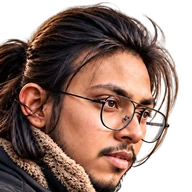
#> input picture isolate/portrait-thumb.webp, 192 x 192 px, found by its file name
$ python portrait-polish.py
#> lines starting #> are read from the running program, lines starting #| are printed output that depends on the picture; after the words box and inside, x2 and y2 are one past the last pixel; in counts of white or black regions, pixels touching at a corner belong together
from PIL import Image
import numpy as np
from scipy import ndimage


def polish(path, min_size=3):
#> called with path = 'public/portrait-thumb.webp', min_size = 3
    im = Image.open(path).convert("RGBA")
#> im is the input picture: PIL image 192x192 RGBA; mean R, G, B, A 90.8, 62.7, 51.9, 179.7
    a = np.asarray(im).astype(np.float32)
    rgb, alpha = a[..., :3].copy(), a[..., 3] / 255.0
    total = 0
    for _ in range(4):
        lum = 0.2126*rgb[...,0]+0.7152*rgb[...,1]+0.0722*rgb[...,2]
        sat = rgb.max(2)-rgb.min(2)
        bright = (lum>140)&(sat<28)&(alpha>0.4)
        dark = (lum<40)|(alpha<0.5)
        dark_dil = ndimage.binary_dilation(dark, iterations=6)
        lbl, n = ndimage.label(bright)
        removed = np.zeros_like(bright)
        if n:
            sizes = ndimage.sum(bright, lbl, range(1, n+1))
            for cid in range(1, n+1):
                px = lbl == cid
                size = int(sizes[cid-1])
                adj = float((dark_dil & px).sum()) / size
                if size >= min_size and adj >= 0.30:
                    removed |= px
        if removed.sum() < 5:
            break
        total += int(removed.sum())
        alpha[removed] = 0.0
#> this loop made 2 passes
#> n on passes 1 to 2: 24, 21
#> pass 1, in polish, `sat = rgb.max(2)-rgb.min(2)`:
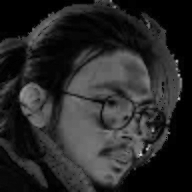
#> sat: shape (192, 192) float32; min 0, max 220, mean 40
#> pass 1, in polish, `bright = (lum>140)&(sat<28)&(alpha>0.4)`:
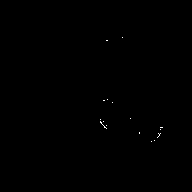
#> bright: shape (192, 192) bool; 0.09% white in thin lines or dots, all inside (x1, y1, x2, y2) = (100, 37, 163, 142)
#> pass 1, in polish, `dark = (lum<40)|(alpha<0.5)`:
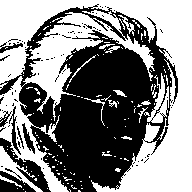
#> dark: shape (192, 192) bool; 52.3% white; 82 black regions (73 under 20 px), largest, box (x1, y1, x2, y2) and area: (0, 4, 178, 192) 15777, (0, 138, 51, 192) 678, (0, 171, 36, 192) 394
#> after the loop: alpha: shape (192, 192) float32; min 0, max 1, mean 0.704
#> after the loop: bright: shape (192, 192) bool; 0.07% white in thin lines or dots, all inside (x1, y1, x2, y2) = (100, 37, 161, 142)
#> after the loop: dark: shape (192, 192) bool; 52.3% white; 82 black regions (73 under 20 px), largest, box (x1, y1, x2, y2) and area: (0, 4, 178, 192) 15767, (0, 138, 51, 192) 678, (0, 171, 36, 192) 394
#> after the loop: removed: shape (192, 192) bool; every value is 0
#> after the loop, total = 10
    out = Image.fromarray(np.clip(np.dstack([rgb, alpha*255]), 0, 255).astype(np.uint8), "RGBA")
    if path.endswith(".webp"):
        out.save(path, "WEBP", quality=88, method=6)
    else:
        out.save(path, optimize=True)
    print(f"{path}: polished {total} px")
#| public/portrait-thumb.webp: polished 10 px
    # re-audit
    arr = np.asarray(Image.open(path).convert("RGBA")).astype(np.float32)
    lm = 0.2126*arr[...,0]+0.7152*arr[...,1]+0.0722*arr[...,2]
    st = arr.max(2)-arr.min(2)
    al = arr[...,3]/255.0
    br = (lm>150)&(st<28)&(al>0.4)
    print(f"   remaining artifacts: {int(br.sum())} px ({round(float(br.mean())*100,3)}%)")
#|    remaining artifacts: 0 px (0.0%)


polish("public/portrait-thumb.webp")
polish("public/portrait-echo.webp")
#> call 2 of polish, with path = 'public/portrait-echo.webp', min_size = 3
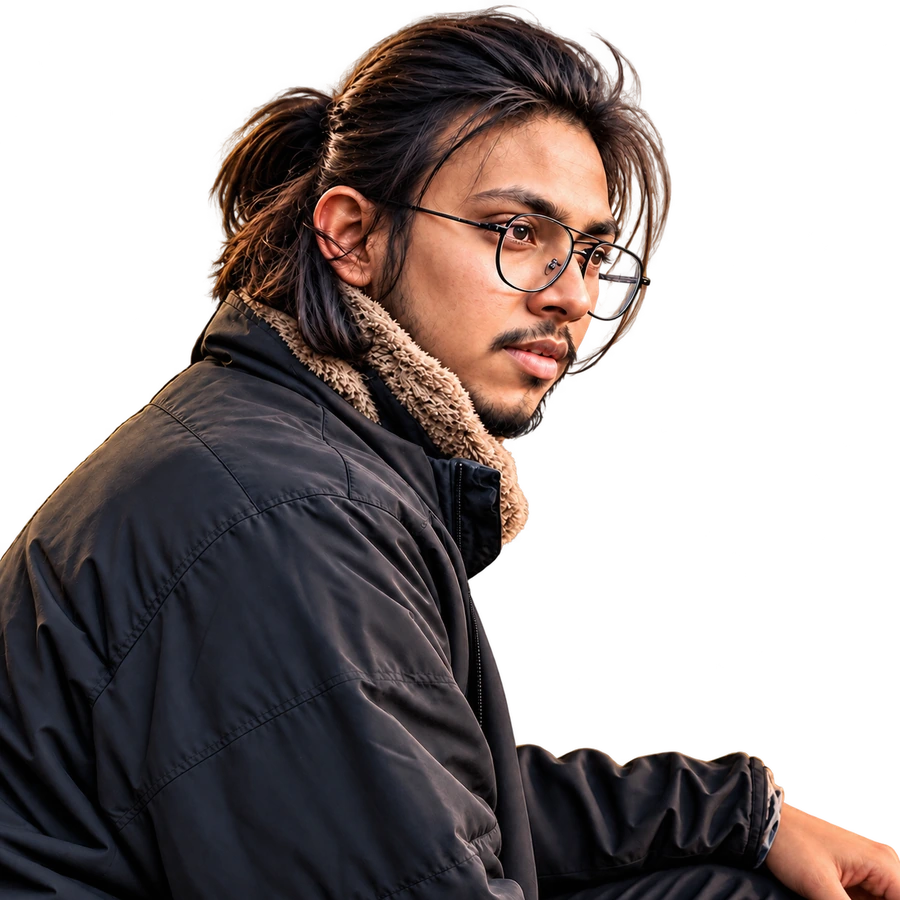
#> input picture isolate/portrait-echo.webp, 900 x 900 px, found by its file name
#> in polish, im is the input picture: PIL image 900x900 RGBA; mean R, G, B, A 39.5, 30.8, 29.5, 134.4
#> the loop in polish (call 2), `for _ in range(4):` made 4 passes
#> (n, total) on passes 1 to 3: (545, 718), (460, 816), (454, 822)
#> n on pass 4: 453
#> after the loop in polish (call 2), `for _ in range(4):`:
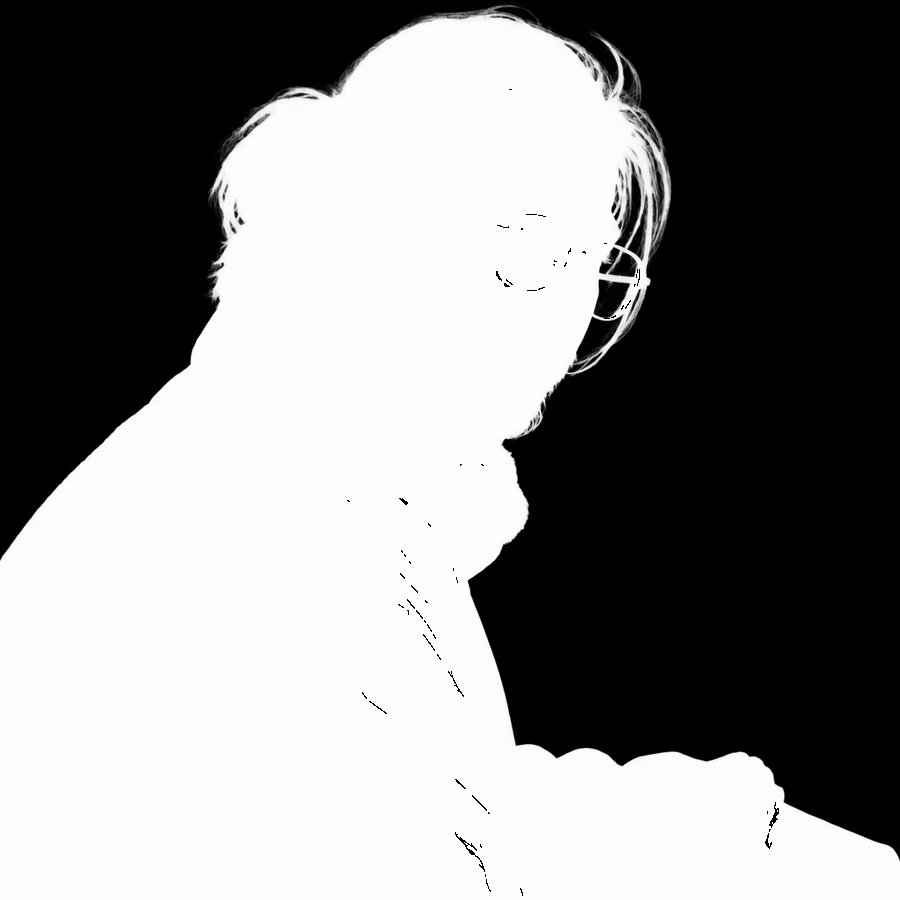
#> alpha: shape (900, 900) float32; min 0, max 1, mean 0.526
#> after the loop in polish (call 2), `for _ in range(4):`: bright: shape (900, 900) bool; 0.1% white in thin lines or dots, all inside (x1, y1, x2, y2) = (271, 93, 780, 899)
#> after the loop in polish (call 2), `for _ in range(4):`:
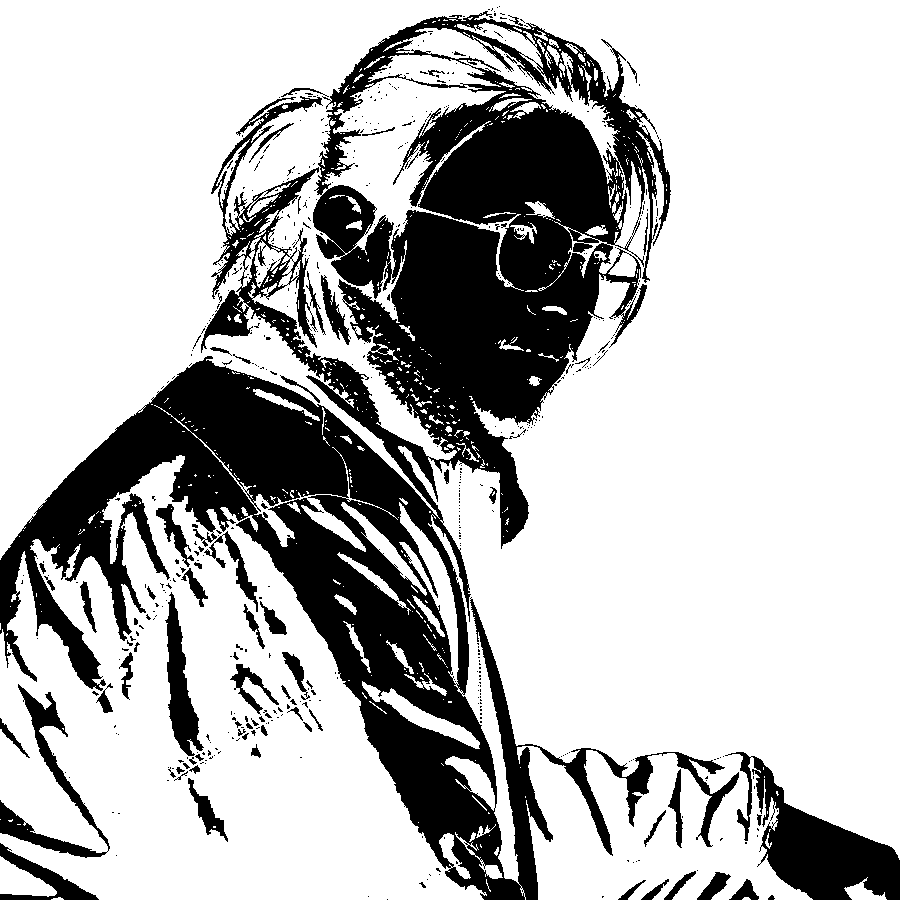
#> dark: shape (900, 900) bool; 73.8% white; 567 black regions (491 under 20 px), largest, box (x1, y1, x2, y2) and area: (0, 11, 739, 900) 182304, (725, 752, 900, 900) 10081, (0, 684, 110, 858) 3417
#> after the loop in polish (call 2), `for _ in range(4):`: removed: shape (900, 900) bool; 0% white in thin lines or dots, all inside (x1, y1, x2, y2) = (421, 631, 423, 634)
#> after the loop in polish (call 2), `for _ in range(4):`: total = 822
#| public/portrait-echo.webp: polished 822 px
#> in polish (call 2), `st = arr.max(2)-arr.min(2)`:
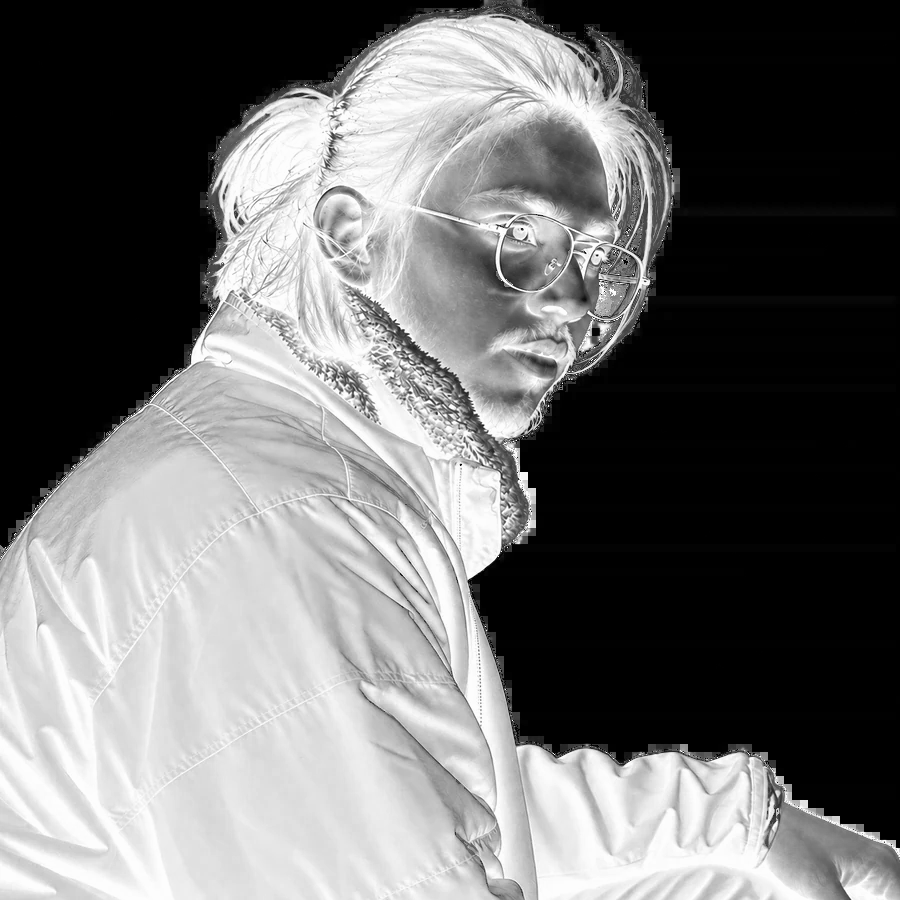
#> st: shape (900, 900) float32; min 0, max 255, mean 111.6
#> in polish (call 2), `br = (lm>150)&(st<28)&(al>0.4)`: br: shape (900, 900) bool; 0% white in thin lines or dots, all inside (x1, y1, x2, y2) = (496, 255, 598, 301)
#|    remaining artifacts: 19 px (0.002%)
